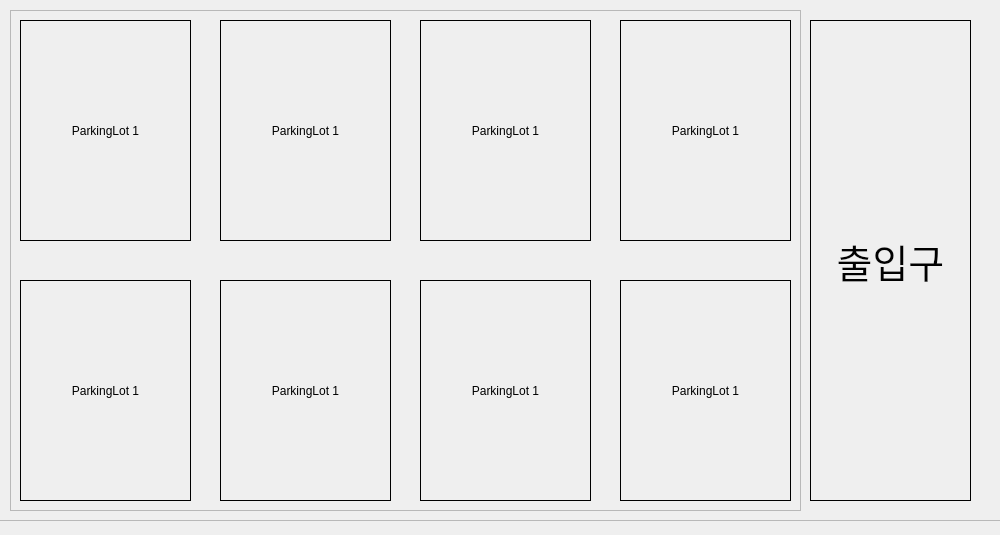
<?xml version="1.0" encoding="UTF-8"?>
<ui version="4.0">
 <class>Dialog</class>
 <widget class="QDialog" name="Dialog">
  <property name="geometry">
   <rect>
    <x>0</x>
    <y>0</y>
    <width>1000</width>
    <height>535</height>
   </rect>
  </property>
  <property name="windowTitle">
   <string>Dialog</string>
  </property>
  <widget class="QFrame" name="mFrame">
   <property name="geometry">
    <rect>
     <x>-10</x>
     <y>-10</y>
     <width>1021</width>
     <height>531</height>
    </rect>
   </property>
   <property name="frameShape">
    <enum>QFrame::StyledPanel</enum>
   </property>
   <property name="frameShadow">
    <enum>QFrame::Raised</enum>
   </property>
   <widget class="QFrame" name="frame">
    <property name="geometry">
     <rect>
      <x>20</x>
      <y>20</y>
      <width>791</width>
      <height>501</height>
     </rect>
    </property>
    <property name="frameShape">
     <enum>QFrame::StyledPanel</enum>
    </property>
    <property name="frameShadow">
     <enum>QFrame::Raised</enum>
    </property>
    <widget class="QLabel" name="label04">
     <property name="geometry">
      <rect>
       <x>610</x>
       <y>10</y>
       <width>171</width>
       <height>221</height>
      </rect>
     </property>
     <property name="frameShape">
      <enum>QFrame::Box</enum>
     </property>
     <property name="text">
      <string>ParkingLot 1</string>
     </property>
     <property name="alignment">
      <set>Qt::AlignCenter</set>
     </property>
    </widget>
    <widget class="QLabel" name="label08">
     <property name="geometry">
      <rect>
       <x>610</x>
       <y>270</y>
       <width>171</width>
       <height>221</height>
      </rect>
     </property>
     <property name="frameShape">
      <enum>QFrame::Box</enum>
     </property>
     <property name="text">
      <string>ParkingLot 1</string>
     </property>
     <property name="alignment">
      <set>Qt::AlignCenter</set>
     </property>
    </widget>
    <widget class="QLabel" name="label01">
     <property name="geometry">
      <rect>
       <x>10</x>
       <y>10</y>
       <width>171</width>
       <height>221</height>
      </rect>
     </property>
     <property name="frameShape">
      <enum>QFrame::Box</enum>
     </property>
     <property name="text">
      <string>ParkingLot 1</string>
     </property>
     <property name="alignment">
      <set>Qt::AlignCenter</set>
     </property>
    </widget>
    <widget class="QLabel" name="label07">
     <property name="geometry">
      <rect>
       <x>410</x>
       <y>270</y>
       <width>171</width>
       <height>221</height>
      </rect>
     </property>
     <property name="frameShape">
      <enum>QFrame::Box</enum>
     </property>
     <property name="text">
      <string>ParkingLot 1</string>
     </property>
     <property name="alignment">
      <set>Qt::AlignCenter</set>
     </property>
    </widget>
    <widget class="QLabel" name="label03">
     <property name="geometry">
      <rect>
       <x>410</x>
       <y>10</y>
       <width>171</width>
       <height>221</height>
      </rect>
     </property>
     <property name="frameShape">
      <enum>QFrame::Box</enum>
     </property>
     <property name="text">
      <string>ParkingLot 1</string>
     </property>
     <property name="alignment">
      <set>Qt::AlignCenter</set>
     </property>
    </widget>
    <widget class="QLabel" name="label06">
     <property name="geometry">
      <rect>
       <x>210</x>
       <y>270</y>
       <width>171</width>
       <height>221</height>
      </rect>
     </property>
     <property name="frameShape">
      <enum>QFrame::Box</enum>
     </property>
     <property name="text">
      <string>ParkingLot 1</string>
     </property>
     <property name="alignment">
      <set>Qt::AlignCenter</set>
     </property>
    </widget>
    <widget class="QLabel" name="label05">
     <property name="geometry">
      <rect>
       <x>10</x>
       <y>270</y>
       <width>171</width>
       <height>221</height>
      </rect>
     </property>
     <property name="frameShape">
      <enum>QFrame::Box</enum>
     </property>
     <property name="text">
      <string>ParkingLot 1</string>
     </property>
     <property name="alignment">
      <set>Qt::AlignCenter</set>
     </property>
    </widget>
    <widget class="QLabel" name="label02">
     <property name="geometry">
      <rect>
       <x>210</x>
       <y>10</y>
       <width>171</width>
       <height>221</height>
      </rect>
     </property>
     <property name="frameShape">
      <enum>QFrame::Box</enum>
     </property>
     <property name="text">
      <string>ParkingLot 1</string>
     </property>
     <property name="alignment">
      <set>Qt::AlignCenter</set>
     </property>
    </widget>
   </widget>
   <widget class="QLabel" name="label">
    <property name="geometry">
     <rect>
      <x>820</x>
      <y>30</y>
      <width>161</width>
      <height>481</height>
     </rect>
    </property>
    <property name="font">
     <font>
      <pointsize>29</pointsize>
     </font>
    </property>
    <property name="frameShape">
     <enum>QFrame::Box</enum>
    </property>
    <property name="text">
     <string>출입구</string>
    </property>
    <property name="textFormat">
     <enum>Qt::PlainText</enum>
    </property>
    <property name="alignment">
     <set>Qt::AlignCenter</set>
    </property>
   </widget>
  </widget>
 </widget>
 <resources/>
 <connections/>
</ui>
